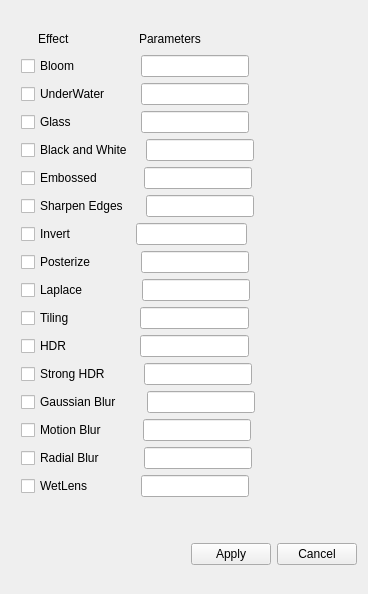
<?xml version="1.0" encoding="UTF-8"?>
<ui version="4.0">
 <class>widget</class>
 <widget class="QWidget" name="widget">
  <property name="geometry">
   <rect>
    <x>0</x>
    <y>0</y>
    <width>368</width>
    <height>594</height>
   </rect>
  </property>
  <property name="windowTitle">
   <string>Post Process Effects </string>
  </property>
  <layout class="QVBoxLayout" name="verticalLayout_2">
   <item>
    <spacer name="verticalSpacer_2">
     <property name="orientation">
      <enum>Qt::Vertical</enum>
     </property>
     <property name="sizeType">
      <enum>QSizePolicy::Maximum</enum>
     </property>
     <property name="sizeHint" stdset="0">
      <size>
       <width>10</width>
       <height>40</height>
      </size>
     </property>
    </spacer>
   </item>
   <item>
    <layout class="QHBoxLayout" name="horizontalLayout">
     <item>
      <spacer name="horizontalSpacer">
       <property name="orientation">
        <enum>Qt::Horizontal</enum>
       </property>
       <property name="sizeType">
        <enum>QSizePolicy::Fixed</enum>
       </property>
       <property name="sizeHint" stdset="0">
        <size>
         <width>27</width>
         <height>10</height>
        </size>
       </property>
      </spacer>
     </item>
     <item>
      <widget class="QLabel" name="label">
       <property name="text">
        <string>Effect</string>
       </property>
      </widget>
     </item>
     <item>
      <spacer name="horizontalSpacer_2">
       <property name="orientation">
        <enum>Qt::Horizontal</enum>
       </property>
       <property name="sizeType">
        <enum>QSizePolicy::Fixed</enum>
       </property>
       <property name="sizeHint" stdset="0">
        <size>
         <width>63</width>
         <height>20</height>
        </size>
       </property>
      </spacer>
     </item>
     <item>
      <widget class="QLabel" name="label_2">
       <property name="text">
        <string>Parameters</string>
       </property>
      </widget>
     </item>
     <item>
      <spacer name="horizontalSpacer_3">
       <property name="orientation">
        <enum>Qt::Horizontal</enum>
       </property>
       <property name="sizeType">
        <enum>QSizePolicy::MinimumExpanding</enum>
       </property>
       <property name="sizeHint" stdset="0">
        <size>
         <width>40</width>
         <height>20</height>
        </size>
       </property>
      </spacer>
     </item>
    </layout>
   </item>
   <item>
    <layout class="QHBoxLayout" name="horizontalLayout_2">
     <item>
      <spacer name="horizontalSpacer_6">
       <property name="orientation">
        <enum>Qt::Horizontal</enum>
       </property>
       <property name="sizeType">
        <enum>QSizePolicy::Fixed</enum>
       </property>
       <property name="sizeHint" stdset="0">
        <size>
         <width>10</width>
         <height>20</height>
        </size>
       </property>
      </spacer>
     </item>
     <item>
      <widget class="QCheckBox" name="boxBloom">
       <property name="text">
        <string>Bloom</string>
       </property>
      </widget>
     </item>
     <item>
      <spacer name="horizontalSpacer_4">
       <property name="orientation">
        <enum>Qt::Horizontal</enum>
       </property>
       <property name="sizeType">
        <enum>QSizePolicy::Fixed</enum>
       </property>
       <property name="sizeHint" stdset="0">
        <size>
         <width>55</width>
         <height>20</height>
        </size>
       </property>
      </spacer>
     </item>
     <item>
      <widget class="QLineEdit" name="editBloom">
       <property name="maximumSize">
        <size>
         <width>200</width>
         <height>50</height>
        </size>
       </property>
      </widget>
     </item>
     <item>
      <spacer name="horizontalSpacer_8">
       <property name="orientation">
        <enum>Qt::Horizontal</enum>
       </property>
       <property name="sizeHint" stdset="0">
        <size>
         <width>40</width>
         <height>20</height>
        </size>
       </property>
      </spacer>
     </item>
    </layout>
   </item>
   <item>
    <layout class="QHBoxLayout" name="horizontalLayout_3">
     <item>
      <spacer name="horizontalSpacer_7">
       <property name="orientation">
        <enum>Qt::Horizontal</enum>
       </property>
       <property name="sizeType">
        <enum>QSizePolicy::Fixed</enum>
       </property>
       <property name="sizeHint" stdset="0">
        <size>
         <width>10</width>
         <height>20</height>
        </size>
       </property>
      </spacer>
     </item>
     <item>
      <widget class="QCheckBox" name="boxUnderWater">
       <property name="text">
        <string>UnderWater</string>
       </property>
      </widget>
     </item>
     <item>
      <spacer name="horizontalSpacer_5">
       <property name="orientation">
        <enum>Qt::Horizontal</enum>
       </property>
       <property name="sizeType">
        <enum>QSizePolicy::Fixed</enum>
       </property>
       <property name="sizeHint" stdset="0">
        <size>
         <width>24</width>
         <height>20</height>
        </size>
       </property>
      </spacer>
     </item>
     <item>
      <widget class="QLineEdit" name="editUnderWater">
       <property name="maximumSize">
        <size>
         <width>200</width>
         <height>50</height>
        </size>
       </property>
      </widget>
     </item>
     <item>
      <spacer name="horizontalSpacer_9">
       <property name="orientation">
        <enum>Qt::Horizontal</enum>
       </property>
       <property name="sizeHint" stdset="0">
        <size>
         <width>40</width>
         <height>20</height>
        </size>
       </property>
      </spacer>
     </item>
    </layout>
   </item>
   <item>
    <layout class="QHBoxLayout" name="horizontalLayout_4">
     <item>
      <spacer name="horizontalSpacer_10">
       <property name="orientation">
        <enum>Qt::Horizontal</enum>
       </property>
       <property name="sizeType">
        <enum>QSizePolicy::Fixed</enum>
       </property>
       <property name="sizeHint" stdset="0">
        <size>
         <width>10</width>
         <height>20</height>
        </size>
       </property>
      </spacer>
     </item>
     <item>
      <widget class="QCheckBox" name="boxGlass">
       <property name="text">
        <string>Glass</string>
       </property>
      </widget>
     </item>
     <item>
      <spacer name="horizontalSpacer_11">
       <property name="orientation">
        <enum>Qt::Horizontal</enum>
       </property>
       <property name="sizeType">
        <enum>QSizePolicy::Fixed</enum>
       </property>
       <property name="sizeHint" stdset="0">
        <size>
         <width>58</width>
         <height>20</height>
        </size>
       </property>
      </spacer>
     </item>
     <item>
      <widget class="QLineEdit" name="editGlass">
       <property name="maximumSize">
        <size>
         <width>200</width>
         <height>50</height>
        </size>
       </property>
      </widget>
     </item>
     <item>
      <spacer name="horizontalSpacer_12">
       <property name="orientation">
        <enum>Qt::Horizontal</enum>
       </property>
       <property name="sizeHint" stdset="0">
        <size>
         <width>40</width>
         <height>20</height>
        </size>
       </property>
      </spacer>
     </item>
    </layout>
   </item>
   <item>
    <layout class="QHBoxLayout" name="horizontalLayout_5">
     <item>
      <spacer name="horizontalSpacer_13">
       <property name="orientation">
        <enum>Qt::Horizontal</enum>
       </property>
       <property name="sizeType">
        <enum>QSizePolicy::Fixed</enum>
       </property>
       <property name="sizeHint" stdset="0">
        <size>
         <width>10</width>
         <height>20</height>
        </size>
       </property>
      </spacer>
     </item>
     <item>
      <widget class="QCheckBox" name="boxBW">
       <property name="text">
        <string>Black and White</string>
       </property>
      </widget>
     </item>
     <item>
      <spacer name="horizontalSpacer_14">
       <property name="orientation">
        <enum>Qt::Horizontal</enum>
       </property>
       <property name="sizeType">
        <enum>QSizePolicy::Fixed</enum>
       </property>
       <property name="sizeHint" stdset="0">
        <size>
         <width>7</width>
         <height>20</height>
        </size>
       </property>
      </spacer>
     </item>
     <item>
      <widget class="QLineEdit" name="editBW">
       <property name="maximumSize">
        <size>
         <width>200</width>
         <height>50</height>
        </size>
       </property>
      </widget>
     </item>
     <item>
      <spacer name="horizontalSpacer_15">
       <property name="orientation">
        <enum>Qt::Horizontal</enum>
       </property>
       <property name="sizeHint" stdset="0">
        <size>
         <width>40</width>
         <height>20</height>
        </size>
       </property>
      </spacer>
     </item>
    </layout>
   </item>
   <item>
    <layout class="QHBoxLayout" name="horizontalLayout_6">
     <item>
      <spacer name="horizontalSpacer_16">
       <property name="orientation">
        <enum>Qt::Horizontal</enum>
       </property>
       <property name="sizeType">
        <enum>QSizePolicy::Fixed</enum>
       </property>
       <property name="sizeHint" stdset="0">
        <size>
         <width>10</width>
         <height>20</height>
        </size>
       </property>
      </spacer>
     </item>
     <item>
      <widget class="QCheckBox" name="boxEmbossed">
       <property name="text">
        <string>Embossed</string>
       </property>
      </widget>
     </item>
     <item>
      <spacer name="horizontalSpacer_17">
       <property name="orientation">
        <enum>Qt::Horizontal</enum>
       </property>
       <property name="sizeType">
        <enum>QSizePolicy::Fixed</enum>
       </property>
       <property name="sizeHint" stdset="0">
        <size>
         <width>35</width>
         <height>20</height>
        </size>
       </property>
      </spacer>
     </item>
     <item>
      <widget class="QLineEdit" name="editEmbossed">
       <property name="maximumSize">
        <size>
         <width>200</width>
         <height>50</height>
        </size>
       </property>
      </widget>
     </item>
     <item>
      <spacer name="horizontalSpacer_18">
       <property name="orientation">
        <enum>Qt::Horizontal</enum>
       </property>
       <property name="sizeHint" stdset="0">
        <size>
         <width>40</width>
         <height>20</height>
        </size>
       </property>
      </spacer>
     </item>
    </layout>
   </item>
   <item>
    <layout class="QHBoxLayout" name="horizontalLayout_7">
     <item>
      <spacer name="horizontalSpacer_19">
       <property name="orientation">
        <enum>Qt::Horizontal</enum>
       </property>
       <property name="sizeType">
        <enum>QSizePolicy::Fixed</enum>
       </property>
       <property name="sizeHint" stdset="0">
        <size>
         <width>10</width>
         <height>20</height>
        </size>
       </property>
      </spacer>
     </item>
     <item>
      <widget class="QCheckBox" name="boxSharpenEdges">
       <property name="text">
        <string>Sharpen Edges</string>
       </property>
      </widget>
     </item>
     <item>
      <spacer name="horizontalSpacer_20">
       <property name="orientation">
        <enum>Qt::Horizontal</enum>
       </property>
       <property name="sizeType">
        <enum>QSizePolicy::Fixed</enum>
       </property>
       <property name="sizeHint" stdset="0">
        <size>
         <width>11</width>
         <height>20</height>
        </size>
       </property>
      </spacer>
     </item>
     <item>
      <widget class="QLineEdit" name="editSharpenEdges">
       <property name="maximumSize">
        <size>
         <width>200</width>
         <height>50</height>
        </size>
       </property>
      </widget>
     </item>
     <item>
      <spacer name="horizontalSpacer_21">
       <property name="orientation">
        <enum>Qt::Horizontal</enum>
       </property>
       <property name="sizeHint" stdset="0">
        <size>
         <width>40</width>
         <height>20</height>
        </size>
       </property>
      </spacer>
     </item>
    </layout>
   </item>
   <item>
    <layout class="QHBoxLayout" name="horizontalLayout_8">
     <item>
      <spacer name="horizontalSpacer_22">
       <property name="orientation">
        <enum>Qt::Horizontal</enum>
       </property>
       <property name="sizeType">
        <enum>QSizePolicy::Fixed</enum>
       </property>
       <property name="sizeHint" stdset="0">
        <size>
         <width>10</width>
         <height>20</height>
        </size>
       </property>
      </spacer>
     </item>
     <item>
      <widget class="QCheckBox" name="boxInvert">
       <property name="text">
        <string>Invert</string>
       </property>
      </widget>
     </item>
     <item>
      <spacer name="horizontalSpacer_23">
       <property name="orientation">
        <enum>Qt::Horizontal</enum>
       </property>
       <property name="sizeType">
        <enum>QSizePolicy::Fixed</enum>
       </property>
       <property name="sizeHint" stdset="0">
        <size>
         <width>53</width>
         <height>20</height>
        </size>
       </property>
      </spacer>
     </item>
     <item>
      <widget class="QLineEdit" name="editInvert">
       <property name="maximumSize">
        <size>
         <width>200</width>
         <height>50</height>
        </size>
       </property>
      </widget>
     </item>
     <item>
      <spacer name="horizontalSpacer_24">
       <property name="orientation">
        <enum>Qt::Horizontal</enum>
       </property>
       <property name="sizeHint" stdset="0">
        <size>
         <width>40</width>
         <height>20</height>
        </size>
       </property>
      </spacer>
     </item>
    </layout>
   </item>
   <item>
    <layout class="QHBoxLayout" name="horizontalLayout_9">
     <item>
      <spacer name="horizontalSpacer_25">
       <property name="orientation">
        <enum>Qt::Horizontal</enum>
       </property>
       <property name="sizeType">
        <enum>QSizePolicy::Fixed</enum>
       </property>
       <property name="sizeHint" stdset="0">
        <size>
         <width>10</width>
         <height>20</height>
        </size>
       </property>
      </spacer>
     </item>
     <item>
      <widget class="QCheckBox" name="boxPosterize">
       <property name="text">
        <string>Posterize</string>
       </property>
      </widget>
     </item>
     <item>
      <spacer name="horizontalSpacer_26">
       <property name="orientation">
        <enum>Qt::Horizontal</enum>
       </property>
       <property name="sizeType">
        <enum>QSizePolicy::Fixed</enum>
       </property>
       <property name="sizeHint" stdset="0">
        <size>
         <width>39</width>
         <height>20</height>
        </size>
       </property>
      </spacer>
     </item>
     <item>
      <widget class="QLineEdit" name="editPosterize">
       <property name="maximumSize">
        <size>
         <width>200</width>
         <height>50</height>
        </size>
       </property>
      </widget>
     </item>
     <item>
      <spacer name="horizontalSpacer_27">
       <property name="orientation">
        <enum>Qt::Horizontal</enum>
       </property>
       <property name="sizeHint" stdset="0">
        <size>
         <width>40</width>
         <height>20</height>
        </size>
       </property>
      </spacer>
     </item>
    </layout>
   </item>
   <item>
    <layout class="QHBoxLayout" name="horizontalLayout_10">
     <item>
      <spacer name="horizontalSpacer_28">
       <property name="orientation">
        <enum>Qt::Horizontal</enum>
       </property>
       <property name="sizeType">
        <enum>QSizePolicy::Fixed</enum>
       </property>
       <property name="sizeHint" stdset="0">
        <size>
         <width>10</width>
         <height>20</height>
        </size>
       </property>
      </spacer>
     </item>
     <item>
      <widget class="QCheckBox" name="boxLaplace">
       <property name="text">
        <string>Laplace</string>
       </property>
      </widget>
     </item>
     <item>
      <spacer name="horizontalSpacer_29">
       <property name="orientation">
        <enum>Qt::Horizontal</enum>
       </property>
       <property name="sizeType">
        <enum>QSizePolicy::Fixed</enum>
       </property>
       <property name="sizeHint" stdset="0">
        <size>
         <width>47</width>
         <height>20</height>
        </size>
       </property>
      </spacer>
     </item>
     <item>
      <widget class="QLineEdit" name="editLaplace">
       <property name="maximumSize">
        <size>
         <width>200</width>
         <height>50</height>
        </size>
       </property>
      </widget>
     </item>
     <item>
      <spacer name="horizontalSpacer_30">
       <property name="orientation">
        <enum>Qt::Horizontal</enum>
       </property>
       <property name="sizeHint" stdset="0">
        <size>
         <width>40</width>
         <height>20</height>
        </size>
       </property>
      </spacer>
     </item>
    </layout>
   </item>
   <item>
    <layout class="QHBoxLayout" name="horizontalLayout_11">
     <item>
      <spacer name="horizontalSpacer_31">
       <property name="orientation">
        <enum>Qt::Horizontal</enum>
       </property>
       <property name="sizeType">
        <enum>QSizePolicy::Fixed</enum>
       </property>
       <property name="sizeHint" stdset="0">
        <size>
         <width>10</width>
         <height>20</height>
        </size>
       </property>
      </spacer>
     </item>
     <item>
      <widget class="QCheckBox" name="boxTiling">
       <property name="text">
        <string>Tiling</string>
       </property>
      </widget>
     </item>
     <item>
      <spacer name="horizontalSpacer_32">
       <property name="orientation">
        <enum>Qt::Horizontal</enum>
       </property>
       <property name="sizeType">
        <enum>QSizePolicy::Fixed</enum>
       </property>
       <property name="sizeHint" stdset="0">
        <size>
         <width>59</width>
         <height>20</height>
        </size>
       </property>
      </spacer>
     </item>
     <item>
      <widget class="QLineEdit" name="editTiling">
       <property name="maximumSize">
        <size>
         <width>200</width>
         <height>50</height>
        </size>
       </property>
      </widget>
     </item>
     <item>
      <spacer name="horizontalSpacer_33">
       <property name="orientation">
        <enum>Qt::Horizontal</enum>
       </property>
       <property name="sizeHint" stdset="0">
        <size>
         <width>40</width>
         <height>20</height>
        </size>
       </property>
      </spacer>
     </item>
    </layout>
   </item>
   <item>
    <layout class="QHBoxLayout" name="horizontalLayout_12">
     <item>
      <spacer name="horizontalSpacer_34">
       <property name="orientation">
        <enum>Qt::Horizontal</enum>
       </property>
       <property name="sizeType">
        <enum>QSizePolicy::Fixed</enum>
       </property>
       <property name="sizeHint" stdset="0">
        <size>
         <width>10</width>
         <height>20</height>
        </size>
       </property>
      </spacer>
     </item>
     <item>
      <widget class="QCheckBox" name="boxHDR">
       <property name="text">
        <string>HDR</string>
       </property>
      </widget>
     </item>
     <item>
      <spacer name="horizontalSpacer_35">
       <property name="orientation">
        <enum>Qt::Horizontal</enum>
       </property>
       <property name="sizeType">
        <enum>QSizePolicy::Fixed</enum>
       </property>
       <property name="sizeHint" stdset="0">
        <size>
         <width>62</width>
         <height>20</height>
        </size>
       </property>
      </spacer>
     </item>
     <item>
      <widget class="QLineEdit" name="editHDR">
       <property name="maximumSize">
        <size>
         <width>200</width>
         <height>50</height>
        </size>
       </property>
      </widget>
     </item>
     <item>
      <spacer name="horizontalSpacer_36">
       <property name="orientation">
        <enum>Qt::Horizontal</enum>
       </property>
       <property name="sizeHint" stdset="0">
        <size>
         <width>40</width>
         <height>20</height>
        </size>
       </property>
      </spacer>
     </item>
    </layout>
   </item>
   <item>
    <layout class="QHBoxLayout" name="horizontalLayout_13">
     <item>
      <spacer name="horizontalSpacer_37">
       <property name="orientation">
        <enum>Qt::Horizontal</enum>
       </property>
       <property name="sizeType">
        <enum>QSizePolicy::Fixed</enum>
       </property>
       <property name="sizeHint" stdset="0">
        <size>
         <width>10</width>
         <height>20</height>
        </size>
       </property>
      </spacer>
     </item>
     <item>
      <widget class="QCheckBox" name="boxStrongHDR">
       <property name="text">
        <string>Strong HDR</string>
       </property>
      </widget>
     </item>
     <item>
      <spacer name="horizontalSpacer_38">
       <property name="orientation">
        <enum>Qt::Horizontal</enum>
       </property>
       <property name="sizeType">
        <enum>QSizePolicy::Fixed</enum>
       </property>
       <property name="sizeHint" stdset="0">
        <size>
         <width>27</width>
         <height>20</height>
        </size>
       </property>
      </spacer>
     </item>
     <item>
      <widget class="QLineEdit" name="editStrongHDR">
       <property name="maximumSize">
        <size>
         <width>200</width>
         <height>50</height>
        </size>
       </property>
      </widget>
     </item>
     <item>
      <spacer name="horizontalSpacer_39">
       <property name="orientation">
        <enum>Qt::Horizontal</enum>
       </property>
       <property name="sizeHint" stdset="0">
        <size>
         <width>40</width>
         <height>20</height>
        </size>
       </property>
      </spacer>
     </item>
    </layout>
   </item>
   <item>
    <layout class="QHBoxLayout" name="horizontalLayout_14">
     <item>
      <spacer name="horizontalSpacer_40">
       <property name="orientation">
        <enum>Qt::Horizontal</enum>
       </property>
       <property name="sizeType">
        <enum>QSizePolicy::Fixed</enum>
       </property>
       <property name="sizeHint" stdset="0">
        <size>
         <width>10</width>
         <height>20</height>
        </size>
       </property>
      </spacer>
     </item>
     <item>
      <widget class="QCheckBox" name="boxGaussianBlur">
       <property name="text">
        <string>Gaussian Blur</string>
       </property>
      </widget>
     </item>
     <item>
      <spacer name="horizontalSpacer_41">
       <property name="orientation">
        <enum>Qt::Horizontal</enum>
       </property>
       <property name="sizeType">
        <enum>QSizePolicy::Fixed</enum>
       </property>
       <property name="sizeHint" stdset="0">
        <size>
         <width>19</width>
         <height>20</height>
        </size>
       </property>
      </spacer>
     </item>
     <item>
      <widget class="QLineEdit" name="editGaussianBlur">
       <property name="maximumSize">
        <size>
         <width>200</width>
         <height>50</height>
        </size>
       </property>
      </widget>
     </item>
     <item>
      <spacer name="horizontalSpacer_42">
       <property name="orientation">
        <enum>Qt::Horizontal</enum>
       </property>
       <property name="sizeHint" stdset="0">
        <size>
         <width>40</width>
         <height>20</height>
        </size>
       </property>
      </spacer>
     </item>
    </layout>
   </item>
   <item>
    <layout class="QHBoxLayout" name="horizontalLayout_15">
     <item>
      <spacer name="horizontalSpacer_43">
       <property name="orientation">
        <enum>Qt::Horizontal</enum>
       </property>
       <property name="sizeType">
        <enum>QSizePolicy::Fixed</enum>
       </property>
       <property name="sizeHint" stdset="0">
        <size>
         <width>10</width>
         <height>20</height>
        </size>
       </property>
      </spacer>
     </item>
     <item>
      <widget class="QCheckBox" name="boxMotionBlur">
       <property name="text">
        <string>Motion Blur</string>
       </property>
      </widget>
     </item>
     <item>
      <spacer name="horizontalSpacer_44">
       <property name="orientation">
        <enum>Qt::Horizontal</enum>
       </property>
       <property name="sizeType">
        <enum>QSizePolicy::Fixed</enum>
       </property>
       <property name="sizeHint" stdset="0">
        <size>
         <width>30</width>
         <height>20</height>
        </size>
       </property>
      </spacer>
     </item>
     <item>
      <widget class="QLineEdit" name="editMotionBlur">
       <property name="maximumSize">
        <size>
         <width>200</width>
         <height>50</height>
        </size>
       </property>
      </widget>
     </item>
     <item>
      <spacer name="horizontalSpacer_45">
       <property name="orientation">
        <enum>Qt::Horizontal</enum>
       </property>
       <property name="sizeHint" stdset="0">
        <size>
         <width>40</width>
         <height>20</height>
        </size>
       </property>
      </spacer>
     </item>
    </layout>
   </item>
   <item>
    <layout class="QHBoxLayout" name="horizontalLayout_16">
     <item>
      <spacer name="horizontalSpacer_46">
       <property name="orientation">
        <enum>Qt::Horizontal</enum>
       </property>
       <property name="sizeType">
        <enum>QSizePolicy::Fixed</enum>
       </property>
       <property name="sizeHint" stdset="0">
        <size>
         <width>10</width>
         <height>20</height>
        </size>
       </property>
      </spacer>
     </item>
     <item>
      <widget class="QCheckBox" name="boxRadialBlur">
       <property name="text">
        <string>Radial Blur</string>
       </property>
      </widget>
     </item>
     <item>
      <spacer name="horizontalSpacer_47">
       <property name="orientation">
        <enum>Qt::Horizontal</enum>
       </property>
       <property name="sizeType">
        <enum>QSizePolicy::Fixed</enum>
       </property>
       <property name="sizeHint" stdset="0">
        <size>
         <width>33</width>
         <height>20</height>
        </size>
       </property>
      </spacer>
     </item>
     <item>
      <widget class="QLineEdit" name="editRadialBlur">
       <property name="maximumSize">
        <size>
         <width>200</width>
         <height>50</height>
        </size>
       </property>
      </widget>
     </item>
     <item>
      <spacer name="horizontalSpacer_48">
       <property name="orientation">
        <enum>Qt::Horizontal</enum>
       </property>
       <property name="sizeHint" stdset="0">
        <size>
         <width>40</width>
         <height>20</height>
        </size>
       </property>
      </spacer>
     </item>
    </layout>
   </item>
   <item>
    <layout class="QHBoxLayout" name="horizontalLayout_17">
     <item>
      <spacer name="horizontalSpacer_49">
       <property name="orientation">
        <enum>Qt::Horizontal</enum>
       </property>
       <property name="sizeType">
        <enum>QSizePolicy::Fixed</enum>
       </property>
       <property name="sizeHint" stdset="0">
        <size>
         <width>10</width>
         <height>20</height>
        </size>
       </property>
      </spacer>
     </item>
     <item>
      <widget class="QCheckBox" name="boxWetLens">
       <property name="text">
        <string>WetLens</string>
       </property>
      </widget>
     </item>
     <item>
      <spacer name="horizontalSpacer_50">
       <property name="orientation">
        <enum>Qt::Horizontal</enum>
       </property>
       <property name="sizeType">
        <enum>QSizePolicy::Fixed</enum>
       </property>
       <property name="sizeHint" stdset="0">
        <size>
         <width>41</width>
         <height>20</height>
        </size>
       </property>
      </spacer>
     </item>
     <item>
      <widget class="QLineEdit" name="editWetLens">
       <property name="maximumSize">
        <size>
         <width>200</width>
         <height>50</height>
        </size>
       </property>
      </widget>
     </item>
     <item>
      <spacer name="horizontalSpacer_51">
       <property name="orientation">
        <enum>Qt::Horizontal</enum>
       </property>
       <property name="sizeHint" stdset="0">
        <size>
         <width>40</width>
         <height>20</height>
        </size>
       </property>
      </spacer>
     </item>
    </layout>
   </item>
   <item>
    <spacer name="verticalSpacer">
     <property name="orientation">
      <enum>Qt::Vertical</enum>
     </property>
     <property name="sizeType">
      <enum>QSizePolicy::Fixed</enum>
     </property>
     <property name="sizeHint" stdset="0">
      <size>
       <width>20</width>
       <height>40</height>
      </size>
     </property>
    </spacer>
   </item>
   <item>
    <layout class="QHBoxLayout" name="horizontalLayout_18">
     <item>
      <spacer name="horizontalSpacer_53">
       <property name="orientation">
        <enum>Qt::Horizontal</enum>
       </property>
       <property name="sizeType">
        <enum>QSizePolicy::Fixed</enum>
       </property>
       <property name="sizeHint" stdset="0">
        <size>
         <width>180</width>
         <height>20</height>
        </size>
       </property>
      </spacer>
     </item>
     <item>
      <widget class="QPushButton" name="butApply">
       <property name="text">
        <string>Apply</string>
       </property>
      </widget>
     </item>
     <item>
      <widget class="QPushButton" name="butCancel">
       <property name="text">
        <string>Cancel</string>
       </property>
      </widget>
     </item>
     <item>
      <spacer name="horizontalSpacer_54">
       <property name="orientation">
        <enum>Qt::Horizontal</enum>
       </property>
       <property name="sizeHint" stdset="0">
        <size>
         <width>40</width>
         <height>20</height>
        </size>
       </property>
      </spacer>
     </item>
    </layout>
   </item>
   <item>
    <spacer name="verticalSpacer_3">
     <property name="orientation">
      <enum>Qt::Vertical</enum>
     </property>
     <property name="sizeHint" stdset="0">
      <size>
       <width>20</width>
       <height>40</height>
      </size>
     </property>
    </spacer>
   </item>
  </layout>
 </widget>
 <resources/>
 <connections/>
</ui>
